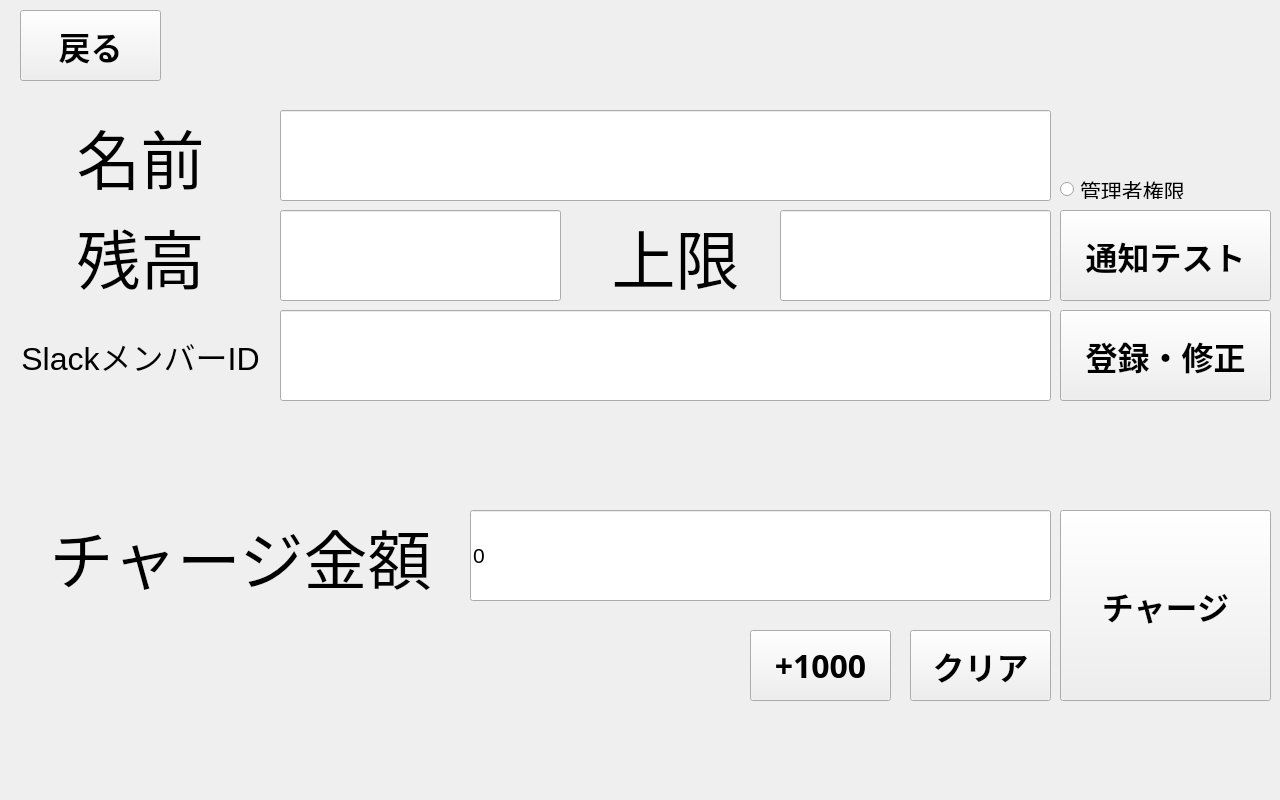
<?xml version="1.0" encoding="UTF-8"?>
<ui version="4.0">
 <class>MainWindow</class>
 <widget class="QMainWindow" name="MainWindow">
  <property name="enabled">
   <bool>true</bool>
  </property>
  <property name="geometry">
   <rect>
    <x>0</x>
    <y>0</y>
    <width>1280</width>
    <height>800</height>
   </rect>
  </property>
  <property name="minimumSize">
   <size>
    <width>1280</width>
    <height>800</height>
   </size>
  </property>
  <property name="windowTitle">
   <string>9号館POS</string>
  </property>
  <widget class="QWidget" name="centralwidget">
   <property name="enabled">
    <bool>true</bool>
   </property>
   <widget class="QStackedWidget" name="stackedWidget">
    <property name="enabled">
     <bool>true</bool>
    </property>
    <property name="geometry">
     <rect>
      <x>0</x>
      <y>0</y>
      <width>1280</width>
      <height>800</height>
     </rect>
    </property>
    <property name="font">
     <font>
      <pointsize>16</pointsize>
     </font>
    </property>
    <property name="acceptDrops">
     <bool>false</bool>
    </property>
    <property name="accessibleDescription">
     <string/>
    </property>
    <property name="currentIndex">
     <number>3</number>
    </property>
    <widget class="QWidget" name="regi">
     <widget class="QLabel" name="total_amount">
      <property name="geometry">
       <rect>
        <x>20</x>
        <y>40</y>
        <width>251</width>
        <height>141</height>
       </rect>
      </property>
      <property name="font">
       <font>
        <pointsize>72</pointsize>
       </font>
      </property>
      <property name="layoutDirection">
       <enum>Qt::RightToLeft</enum>
      </property>
      <property name="text">
       <string>1000</string>
      </property>
      <property name="alignment">
       <set>Qt::AlignBottom|Qt::AlignLeading|Qt::AlignLeft</set>
      </property>
     </widget>
     <widget class="QPushButton" name="buy">
      <property name="geometry">
       <rect>
        <x>860</x>
        <y>560</y>
        <width>411</width>
        <height>191</height>
       </rect>
      </property>
      <property name="font">
       <font>
        <pointsize>48</pointsize>
       </font>
      </property>
      <property name="text">
       <string>購入</string>
      </property>
     </widget>
     <widget class="QTableWidget" name="scanned_list">
      <property name="geometry">
       <rect>
        <x>20</x>
        <y>200</y>
        <width>801</width>
        <height>551</height>
       </rect>
      </property>
      <property name="font">
       <font>
        <pointsize>16</pointsize>
       </font>
      </property>
      <property name="horizontalScrollBarPolicy">
       <enum>Qt::ScrollBarAlwaysOff</enum>
      </property>
      <property name="sizeAdjustPolicy">
       <enum>QAbstractScrollArea::AdjustToContentsOnFirstShow</enum>
      </property>
      <property name="autoScrollMargin">
       <number>8</number>
      </property>
      <property name="editTriggers">
       <set>QAbstractItemView::NoEditTriggers</set>
      </property>
      <property name="tabKeyNavigation">
       <bool>false</bool>
      </property>
      <property name="showDropIndicator" stdset="0">
       <bool>false</bool>
      </property>
      <property name="dragDropOverwriteMode">
       <bool>false</bool>
      </property>
      <property name="defaultDropAction">
       <enum>Qt::TargetMoveAction</enum>
      </property>
      <property name="columnCount">
       <number>3</number>
      </property>
      <attribute name="horizontalHeaderVisible">
       <bool>false</bool>
      </attribute>
      <attribute name="horizontalHeaderCascadingSectionResizes">
       <bool>false</bool>
      </attribute>
      <attribute name="horizontalHeaderDefaultSectionSize">
       <number>200</number>
      </attribute>
      <attribute name="horizontalHeaderHighlightSections">
       <bool>false</bool>
      </attribute>
      <attribute name="horizontalHeaderShowSortIndicator" stdset="0">
       <bool>false</bool>
      </attribute>
      <attribute name="horizontalHeaderStretchLastSection">
       <bool>false</bool>
      </attribute>
      <attribute name="verticalHeaderCascadingSectionResizes">
       <bool>false</bool>
      </attribute>
      <column/>
      <column/>
      <column/>
     </widget>
     <widget class="QPushButton" name="undo">
      <property name="geometry">
       <rect>
        <x>860</x>
        <y>200</y>
        <width>411</width>
        <height>171</height>
       </rect>
      </property>
      <property name="font">
       <font>
        <family>Takao Pゴシック</family>
        <pointsize>48</pointsize>
        <weight>75</weight>
        <bold>true</bold>
       </font>
      </property>
      <property name="text">
       <string>1つ戻す</string>
      </property>
     </widget>
     <widget class="QPushButton" name="clean">
      <property name="geometry">
       <rect>
        <x>860</x>
        <y>380</y>
        <width>411</width>
        <height>171</height>
       </rect>
      </property>
      <property name="font">
       <font>
        <family>Takao Pゴシック</family>
        <pointsize>48</pointsize>
        <weight>75</weight>
        <bold>true</bold>
       </font>
      </property>
      <property name="text">
       <string>すべて削除</string>
      </property>
     </widget>
     <widget class="QLabel" name="scan_amount">
      <property name="geometry">
       <rect>
        <x>540</x>
        <y>100</y>
        <width>731</width>
        <height>91</height>
       </rect>
      </property>
      <property name="font">
       <font>
        <pointsize>48</pointsize>
       </font>
      </property>
      <property name="layoutDirection">
       <enum>Qt::RightToLeft</enum>
      </property>
      <property name="text">
       <string>ノムさんの*  100</string>
      </property>
      <property name="alignment">
       <set>Qt::AlignBottom|Qt::AlignRight|Qt::AlignTrailing</set>
      </property>
     </widget>
     <widget class="QPushButton" name="enter_purchase">
      <property name="geometry">
       <rect>
        <x>1120</x>
        <y>20</y>
        <width>141</width>
        <height>71</height>
       </rect>
      </property>
      <property name="font">
       <font>
        <family>Takao Pゴシック</family>
        <pointsize>24</pointsize>
        <weight>75</weight>
        <bold>true</bold>
       </font>
      </property>
      <property name="text">
       <string>仕入れ</string>
      </property>
     </widget>
     <widget class="QPushButton" name="enter_card">
      <property name="geometry">
       <rect>
        <x>900</x>
        <y>20</y>
        <width>201</width>
        <height>71</height>
       </rect>
      </property>
      <property name="font">
       <font>
        <family>Takao Pゴシック</family>
        <pointsize>24</pointsize>
        <weight>75</weight>
        <bold>true</bold>
       </font>
      </property>
      <property name="text">
       <string>チャージ</string>
      </property>
     </widget>
    </widget>
    <widget class="QWidget" name="payment">
     <widget class="QLabel" name="msg_amountis">
      <property name="geometry">
       <rect>
        <x>30</x>
        <y>150</y>
        <width>351</width>
        <height>51</height>
       </rect>
      </property>
      <property name="font">
       <font>
        <pointsize>36</pointsize>
       </font>
      </property>
      <property name="text">
       <string>お支払い金額は</string>
      </property>
     </widget>
     <widget class="QLabel" name="amount">
      <property name="geometry">
       <rect>
        <x>110</x>
        <y>350</y>
        <width>531</width>
        <height>101</height>
       </rect>
      </property>
      <property name="font">
       <font>
        <pointsize>72</pointsize>
       </font>
      </property>
      <property name="text">
       <string>0</string>
      </property>
      <property name="alignment">
       <set>Qt::AlignBottom|Qt::AlignHCenter</set>
      </property>
     </widget>
     <widget class="QLabel" name="msg_touch">
      <property name="geometry">
       <rect>
        <x>30</x>
        <y>580</y>
        <width>701</width>
        <height>151</height>
       </rect>
      </property>
      <property name="font">
       <font>
        <pointsize>36</pointsize>
       </font>
      </property>
      <property name="text">
       <string>カードをタッチしてください</string>
      </property>
      <property name="alignment">
       <set>Qt::AlignCenter</set>
      </property>
     </widget>
     <widget class="QPushButton" name="pay_cash">
      <property name="geometry">
       <rect>
        <x>750</x>
        <y>60</y>
        <width>511</width>
        <height>331</height>
       </rect>
      </property>
      <property name="font">
       <font>
        <pointsize>48</pointsize>
       </font>
      </property>
      <property name="text">
       <string>現金で支払う</string>
      </property>
      <property name="checkable">
       <bool>false</bool>
      </property>
      <property name="checked">
       <bool>false</bool>
      </property>
     </widget>
     <widget class="QPushButton" name="back_pos">
      <property name="geometry">
       <rect>
        <x>750</x>
        <y>410</y>
        <width>511</width>
        <height>331</height>
       </rect>
      </property>
      <property name="font">
       <font>
        <pointsize>48</pointsize>
       </font>
      </property>
      <property name="text">
       <string>商品登録に戻る</string>
      </property>
      <property name="checkable">
       <bool>false</bool>
      </property>
      <property name="checked">
       <bool>false</bool>
      </property>
     </widget>
    </widget>
    <widget class="QWidget" name="thankyou">
     <widget class="QLabel" name="msg_arigato">
      <property name="geometry">
       <rect>
        <x>120</x>
        <y>50</y>
        <width>1051</width>
        <height>111</height>
       </rect>
      </property>
      <property name="font">
       <font>
        <pointsize>48</pointsize>
       </font>
      </property>
      <property name="text">
       <string>お買い上げありがとうございます</string>
      </property>
      <property name="alignment">
       <set>Qt::AlignCenter</set>
      </property>
     </widget>
     <widget class="QLabel" name="msg_chargeis">
      <property name="geometry">
       <rect>
        <x>110</x>
        <y>340</y>
        <width>381</width>
        <height>81</height>
       </rect>
      </property>
      <property name="font">
       <font>
        <pointsize>36</pointsize>
       </font>
      </property>
      <property name="text">
       <string>チャージ残高は</string>
      </property>
     </widget>
     <widget class="QLabel" name="charge_balance">
      <property name="geometry">
       <rect>
        <x>430</x>
        <y>440</y>
        <width>381</width>
        <height>81</height>
       </rect>
      </property>
      <property name="font">
       <font>
        <pointsize>48</pointsize>
       </font>
      </property>
      <property name="text">
       <string>０円</string>
      </property>
      <property name="alignment">
       <set>Qt::AlignBottom|Qt::AlignHCenter</set>
      </property>
     </widget>
     <widget class="QLabel" name="msg_back">
      <property name="geometry">
       <rect>
        <x>120</x>
        <y>650</y>
        <width>1051</width>
        <height>121</height>
       </rect>
      </property>
      <property name="font">
       <font>
        <pointsize>36</pointsize>
       </font>
      </property>
      <property name="text">
       <string>数秒後に商品登録画面に戻ります...</string>
      </property>
      <property name="alignment">
       <set>Qt::AlignCenter</set>
      </property>
     </widget>
     <widget class="QLabel" name="msg_who">
      <property name="geometry">
       <rect>
        <x>110</x>
        <y>160</y>
        <width>1051</width>
        <height>111</height>
       </rect>
      </property>
      <property name="font">
       <font>
        <pointsize>48</pointsize>
       </font>
      </property>
      <property name="text">
       <string>ノムさん</string>
      </property>
      <property name="alignment">
       <set>Qt::AlignCenter</set>
      </property>
     </widget>
    </widget>
    <widget class="QWidget" name="card">
     <widget class="QLineEdit" name="charge">
      <property name="geometry">
       <rect>
        <x>470</x>
        <y>510</y>
        <width>581</width>
        <height>91</height>
       </rect>
      </property>
      <property name="text">
       <string>0</string>
      </property>
     </widget>
     <widget class="QLabel" name="msg_charge">
      <property name="geometry">
       <rect>
        <x>20</x>
        <y>510</y>
        <width>441</width>
        <height>91</height>
       </rect>
      </property>
      <property name="font">
       <font>
        <pointsize>48</pointsize>
       </font>
      </property>
      <property name="text">
       <string>チャージ金額</string>
      </property>
      <property name="alignment">
       <set>Qt::AlignCenter</set>
      </property>
     </widget>
     <widget class="QPushButton" name="do_charge">
      <property name="geometry">
       <rect>
        <x>1060</x>
        <y>510</y>
        <width>211</width>
        <height>191</height>
       </rect>
      </property>
      <property name="font">
       <font>
        <family>Takao Pゴシック</family>
        <pointsize>24</pointsize>
        <weight>75</weight>
        <bold>true</bold>
       </font>
      </property>
      <property name="text">
       <string>チャージ</string>
      </property>
     </widget>
     <widget class="QPushButton" name="back_regi">
      <property name="geometry">
       <rect>
        <x>20</x>
        <y>10</y>
        <width>141</width>
        <height>71</height>
       </rect>
      </property>
      <property name="font">
       <font>
        <family>Takao Pゴシック</family>
        <pointsize>24</pointsize>
        <weight>75</weight>
        <bold>true</bold>
       </font>
      </property>
      <property name="text">
       <string>戻る</string>
      </property>
     </widget>
     <widget class="QLabel" name="msg_idm">
      <property name="geometry">
       <rect>
        <x>290</x>
        <y>20</y>
        <width>731</width>
        <height>71</height>
       </rect>
      </property>
      <property name="font">
       <font>
        <pointsize>48</pointsize>
       </font>
      </property>
      <property name="text">
       <string/>
      </property>
      <property name="alignment">
       <set>Qt::AlignCenter</set>
      </property>
     </widget>
     <widget class="QLineEdit" name="debt_limit">
      <property name="geometry">
       <rect>
        <x>780</x>
        <y>210</y>
        <width>271</width>
        <height>91</height>
       </rect>
      </property>
      <property name="text">
       <string/>
      </property>
     </widget>
     <widget class="QPushButton" name="slack_test">
      <property name="geometry">
       <rect>
        <x>1060</x>
        <y>210</y>
        <width>211</width>
        <height>91</height>
       </rect>
      </property>
      <property name="font">
       <font>
        <family>Takao Pゴシック</family>
        <pointsize>24</pointsize>
        <weight>75</weight>
        <bold>true</bold>
       </font>
      </property>
      <property name="text">
       <string>通知テスト</string>
      </property>
     </widget>
     <widget class="QLineEdit" name="balance">
      <property name="geometry">
       <rect>
        <x>280</x>
        <y>210</y>
        <width>281</width>
        <height>91</height>
       </rect>
      </property>
      <property name="text">
       <string/>
      </property>
     </widget>
     <widget class="QLineEdit" name="name">
      <property name="geometry">
       <rect>
        <x>280</x>
        <y>110</y>
        <width>771</width>
        <height>91</height>
       </rect>
      </property>
      <property name="text">
       <string/>
      </property>
     </widget>
     <widget class="QLabel" name="msg_balance">
      <property name="geometry">
       <rect>
        <x>0</x>
        <y>210</y>
        <width>281</width>
        <height>91</height>
       </rect>
      </property>
      <property name="font">
       <font>
        <pointsize>48</pointsize>
       </font>
      </property>
      <property name="text">
       <string>残高</string>
      </property>
      <property name="alignment">
       <set>Qt::AlignCenter</set>
      </property>
     </widget>
     <widget class="QLabel" name="msg_name">
      <property name="geometry">
       <rect>
        <x>0</x>
        <y>110</y>
        <width>281</width>
        <height>91</height>
       </rect>
      </property>
      <property name="font">
       <font>
        <pointsize>48</pointsize>
       </font>
      </property>
      <property name="text">
       <string>名前</string>
      </property>
      <property name="alignment">
       <set>Qt::AlignCenter</set>
      </property>
     </widget>
     <widget class="QLabel" name="msg_debt_limit">
      <property name="geometry">
       <rect>
        <x>570</x>
        <y>210</y>
        <width>211</width>
        <height>91</height>
       </rect>
      </property>
      <property name="font">
       <font>
        <pointsize>48</pointsize>
       </font>
      </property>
      <property name="text">
       <string>上限</string>
      </property>
      <property name="alignment">
       <set>Qt::AlignCenter</set>
      </property>
     </widget>
     <widget class="QLineEdit" name="memberid">
      <property name="geometry">
       <rect>
        <x>280</x>
        <y>310</y>
        <width>771</width>
        <height>91</height>
       </rect>
      </property>
      <property name="text">
       <string/>
      </property>
     </widget>
     <widget class="QLabel" name="msg_memberid">
      <property name="geometry">
       <rect>
        <x>0</x>
        <y>310</y>
        <width>281</width>
        <height>91</height>
       </rect>
      </property>
      <property name="font">
       <font>
        <pointsize>24</pointsize>
       </font>
      </property>
      <property name="text">
       <string>SlackメンバーID</string>
      </property>
      <property name="alignment">
       <set>Qt::AlignCenter</set>
      </property>
     </widget>
     <widget class="QPushButton" name="add_1000">
      <property name="geometry">
       <rect>
        <x>750</x>
        <y>630</y>
        <width>141</width>
        <height>71</height>
       </rect>
      </property>
      <property name="font">
       <font>
        <family>Takao Pゴシック</family>
        <pointsize>24</pointsize>
        <weight>75</weight>
        <bold>true</bold>
       </font>
      </property>
      <property name="text">
       <string>+1000</string>
      </property>
     </widget>
     <widget class="QPushButton" name="clear_charge">
      <property name="geometry">
       <rect>
        <x>910</x>
        <y>630</y>
        <width>141</width>
        <height>71</height>
       </rect>
      </property>
      <property name="font">
       <font>
        <family>Takao Pゴシック</family>
        <pointsize>24</pointsize>
        <weight>75</weight>
        <bold>true</bold>
       </font>
      </property>
      <property name="text">
       <string>クリア</string>
      </property>
     </widget>
     <widget class="QRadioButton" name="is_admin">
      <property name="geometry">
       <rect>
        <x>1060</x>
        <y>180</y>
        <width>131</width>
        <height>19</height>
       </rect>
      </property>
      <property name="text">
       <string>管理者権限</string>
      </property>
     </widget>
     <widget class="QPushButton" name="card_regist">
      <property name="geometry">
       <rect>
        <x>1060</x>
        <y>310</y>
        <width>211</width>
        <height>91</height>
       </rect>
      </property>
      <property name="font">
       <font>
        <family>Takao Pゴシック</family>
        <pointsize>24</pointsize>
        <weight>75</weight>
        <bold>true</bold>
       </font>
      </property>
      <property name="text">
       <string>登録・修正</string>
      </property>
     </widget>
    </widget>
    <widget class="QWidget" name="purchase_regi">
     <widget class="QLabel" name="msg_jan">
      <property name="geometry">
       <rect>
        <x>310</x>
        <y>10</y>
        <width>731</width>
        <height>71</height>
       </rect>
      </property>
      <property name="font">
       <font>
        <pointsize>48</pointsize>
       </font>
      </property>
      <property name="text">
       <string/>
      </property>
      <property name="alignment">
       <set>Qt::AlignCenter</set>
      </property>
     </widget>
     <widget class="QPushButton" name="do_modify">
      <property name="geometry">
       <rect>
        <x>1050</x>
        <y>110</y>
        <width>211</width>
        <height>71</height>
       </rect>
      </property>
      <property name="font">
       <font>
        <family>Takao Pゴシック</family>
        <pointsize>24</pointsize>
        <weight>75</weight>
        <bold>true</bold>
       </font>
      </property>
      <property name="text">
       <string>修正</string>
      </property>
     </widget>
     <widget class="QLabel" name="msg_buy_price">
      <property name="geometry">
       <rect>
        <x>480</x>
        <y>210</y>
        <width>281</width>
        <height>91</height>
       </rect>
      </property>
      <property name="font">
       <font>
        <pointsize>48</pointsize>
       </font>
      </property>
      <property name="text">
       <string>購入金額</string>
      </property>
      <property name="alignment">
       <set>Qt::AlignCenter</set>
      </property>
     </widget>
     <widget class="QLineEdit" name="buy_price">
      <property name="geometry">
       <rect>
        <x>760</x>
        <y>210</y>
        <width>161</width>
        <height>91</height>
       </rect>
      </property>
      <property name="inputMask">
       <string/>
      </property>
      <property name="text">
       <string/>
      </property>
     </widget>
     <widget class="QRadioButton" name="per8">
      <property name="geometry">
       <rect>
        <x>540</x>
        <y>440</y>
        <width>96</width>
        <height>19</height>
       </rect>
      </property>
      <property name="text">
       <string>8%</string>
      </property>
     </widget>
     <widget class="QRadioButton" name="per10">
      <property name="geometry">
       <rect>
        <x>610</x>
        <y>440</y>
        <width>96</width>
        <height>19</height>
       </rect>
      </property>
      <property name="text">
       <string>10%</string>
      </property>
     </widget>
     <widget class="QRadioButton" name="per0">
      <property name="geometry">
       <rect>
        <x>470</x>
        <y>440</y>
        <width>96</width>
        <height>19</height>
       </rect>
      </property>
      <property name="text">
       <string>0%</string>
      </property>
     </widget>
     <widget class="QLabel" name="msg_sell_price">
      <property name="geometry">
       <rect>
        <x>30</x>
        <y>310</y>
        <width>281</width>
        <height>91</height>
       </rect>
      </property>
      <property name="font">
       <font>
        <pointsize>48</pointsize>
       </font>
      </property>
      <property name="text">
       <string>売値</string>
      </property>
      <property name="alignment">
       <set>Qt::AlignCenter</set>
      </property>
     </widget>
     <widget class="QLineEdit" name="sell_price">
      <property name="geometry">
       <rect>
        <x>310</x>
        <y>310</y>
        <width>161</width>
        <height>91</height>
       </rect>
      </property>
      <property name="text">
       <string/>
      </property>
     </widget>
     <widget class="QPushButton" name="do_regist_item">
      <property name="geometry">
       <rect>
        <x>1050</x>
        <y>190</y>
        <width>211</width>
        <height>281</height>
       </rect>
      </property>
      <property name="font">
       <font>
        <family>Takao Pゴシック</family>
        <pointsize>24</pointsize>
        <weight>75</weight>
        <bold>true</bold>
       </font>
      </property>
      <property name="text">
       <string>仕入れ</string>
      </property>
     </widget>
     <widget class="QLabel" name="msg_name_item">
      <property name="geometry">
       <rect>
        <x>30</x>
        <y>110</y>
        <width>281</width>
        <height>91</height>
       </rect>
      </property>
      <property name="font">
       <font>
        <pointsize>48</pointsize>
       </font>
      </property>
      <property name="text">
       <string>商品名</string>
      </property>
      <property name="alignment">
       <set>Qt::AlignCenter</set>
      </property>
     </widget>
     <widget class="QLineEdit" name="name_item">
      <property name="geometry">
       <rect>
        <x>310</x>
        <y>110</y>
        <width>731</width>
        <height>91</height>
       </rect>
      </property>
      <property name="text">
       <string/>
      </property>
     </widget>
     <widget class="QLabel" name="msg_num_buy">
      <property name="geometry">
       <rect>
        <x>30</x>
        <y>210</y>
        <width>281</width>
        <height>91</height>
       </rect>
      </property>
      <property name="font">
       <font>
        <pointsize>48</pointsize>
       </font>
      </property>
      <property name="text">
       <string>購入個数</string>
      </property>
      <property name="alignment">
       <set>Qt::AlignCenter</set>
      </property>
     </widget>
     <widget class="QLineEdit" name="num_buy">
      <property name="geometry">
       <rect>
        <x>310</x>
        <y>210</y>
        <width>161</width>
        <height>91</height>
       </rect>
      </property>
      <property name="text">
       <string/>
      </property>
     </widget>
     <widget class="QLabel" name="tax">
      <property name="geometry">
       <rect>
        <x>390</x>
        <y>440</y>
        <width>71</width>
        <height>21</height>
       </rect>
      </property>
      <property name="text">
       <string>消費税</string>
      </property>
     </widget>
     <widget class="QTableWidget" name="purchase_log">
      <property name="geometry">
       <rect>
        <x>30</x>
        <y>500</y>
        <width>1221</width>
        <height>271</height>
       </rect>
      </property>
      <property name="font">
       <font>
        <pointsize>16</pointsize>
       </font>
      </property>
      <property name="horizontalScrollBarPolicy">
       <enum>Qt::ScrollBarAlwaysOff</enum>
      </property>
      <property name="sizeAdjustPolicy">
       <enum>QAbstractScrollArea::AdjustToContentsOnFirstShow</enum>
      </property>
      <property name="autoScrollMargin">
       <number>8</number>
      </property>
      <property name="editTriggers">
       <set>QAbstractItemView::NoEditTriggers</set>
      </property>
      <property name="tabKeyNavigation">
       <bool>false</bool>
      </property>
      <property name="showDropIndicator" stdset="0">
       <bool>false</bool>
      </property>
      <property name="dragDropOverwriteMode">
       <bool>false</bool>
      </property>
      <property name="defaultDropAction">
       <enum>Qt::TargetMoveAction</enum>
      </property>
      <property name="columnCount">
       <number>3</number>
      </property>
      <attribute name="horizontalHeaderVisible">
       <bool>false</bool>
      </attribute>
      <attribute name="horizontalHeaderCascadingSectionResizes">
       <bool>false</bool>
      </attribute>
      <attribute name="horizontalHeaderDefaultSectionSize">
       <number>200</number>
      </attribute>
      <attribute name="horizontalHeaderHighlightSections">
       <bool>false</bool>
      </attribute>
      <attribute name="horizontalHeaderShowSortIndicator" stdset="0">
       <bool>false</bool>
      </attribute>
      <attribute name="horizontalHeaderStretchLastSection">
       <bool>false</bool>
      </attribute>
      <attribute name="verticalHeaderCascadingSectionResizes">
       <bool>false</bool>
      </attribute>
      <column/>
      <column/>
      <column/>
     </widget>
     <widget class="QLabel" name="msg_num_stock">
      <property name="geometry">
       <rect>
        <x>480</x>
        <y>310</y>
        <width>281</width>
        <height>91</height>
       </rect>
      </property>
      <property name="font">
       <font>
        <pointsize>48</pointsize>
       </font>
      </property>
      <property name="text">
       <string>在庫</string>
      </property>
      <property name="alignment">
       <set>Qt::AlignCenter</set>
      </property>
     </widget>
     <widget class="QLineEdit" name="num_stock">
      <property name="geometry">
       <rect>
        <x>760</x>
        <y>310</y>
        <width>161</width>
        <height>91</height>
       </rect>
      </property>
      <property name="text">
       <string/>
      </property>
     </widget>
     <widget class="QPushButton" name="back_regi_2">
      <property name="geometry">
       <rect>
        <x>30</x>
        <y>10</y>
        <width>141</width>
        <height>71</height>
       </rect>
      </property>
      <property name="font">
       <font>
        <family>Takao Pゴシック</family>
        <pointsize>24</pointsize>
        <weight>75</weight>
        <bold>true</bold>
       </font>
      </property>
      <property name="text">
       <string>戻る</string>
      </property>
     </widget>
    </widget>
    <widget class="QWidget" name="auth">
     <widget class="QLabel" name="msg_touch_2">
      <property name="geometry">
       <rect>
        <x>140</x>
        <y>170</y>
        <width>1051</width>
        <height>71</height>
       </rect>
      </property>
      <property name="font">
       <font>
        <pointsize>48</pointsize>
       </font>
      </property>
      <property name="text">
       <string>管理者のカードをタッチしてください</string>
      </property>
      <property name="alignment">
       <set>Qt::AlignCenter</set>
      </property>
     </widget>
     <widget class="QPushButton" name="back_pos_2">
      <property name="geometry">
       <rect>
        <x>420</x>
        <y>410</y>
        <width>511</width>
        <height>331</height>
       </rect>
      </property>
      <property name="font">
       <font>
        <pointsize>48</pointsize>
       </font>
      </property>
      <property name="text">
       <string>戻る</string>
      </property>
      <property name="checkable">
       <bool>false</bool>
      </property>
      <property name="checked">
       <bool>false</bool>
      </property>
     </widget>
    </widget>
   </widget>
  </widget>
  <widget class="QMenuBar" name="menuBar">
   <property name="geometry">
    <rect>
     <x>0</x>
     <y>0</y>
     <width>1280</width>
     <height>18</height>
    </rect>
   </property>
  </widget>
 </widget>
 <resources/>
 <connections/>
</ui>
